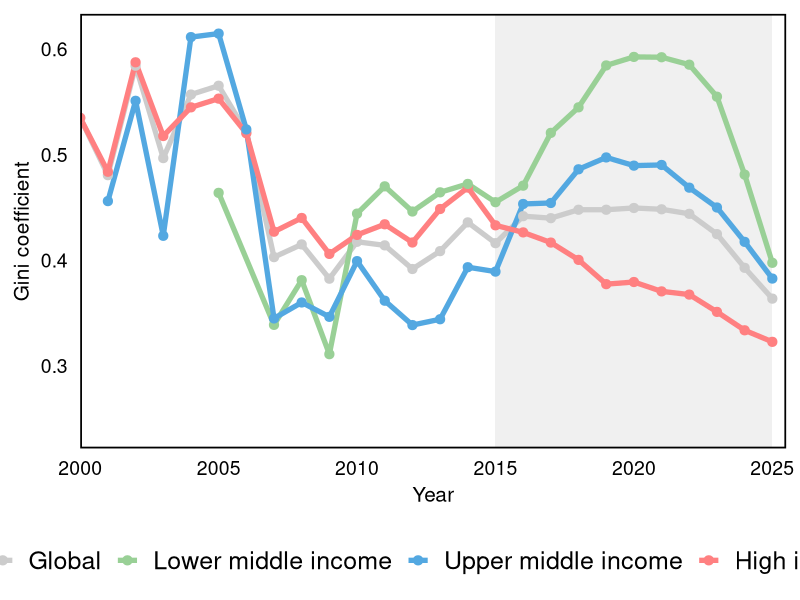
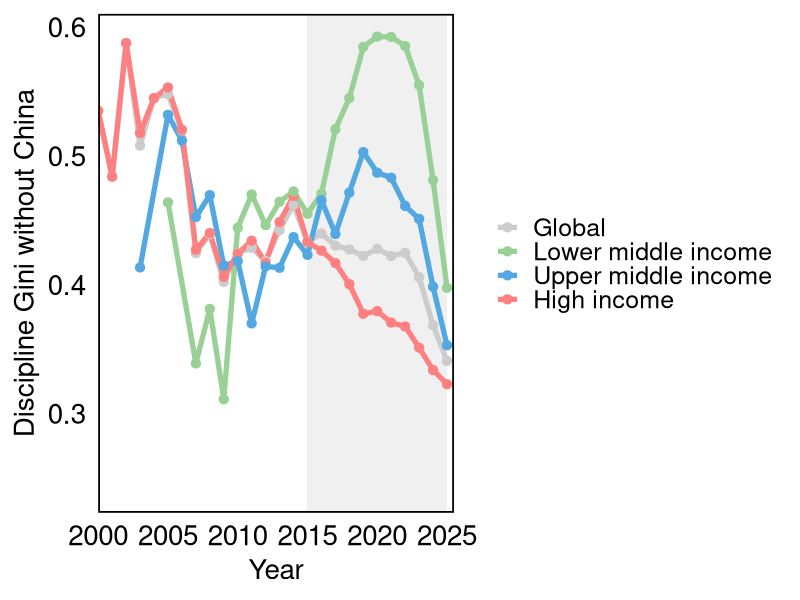
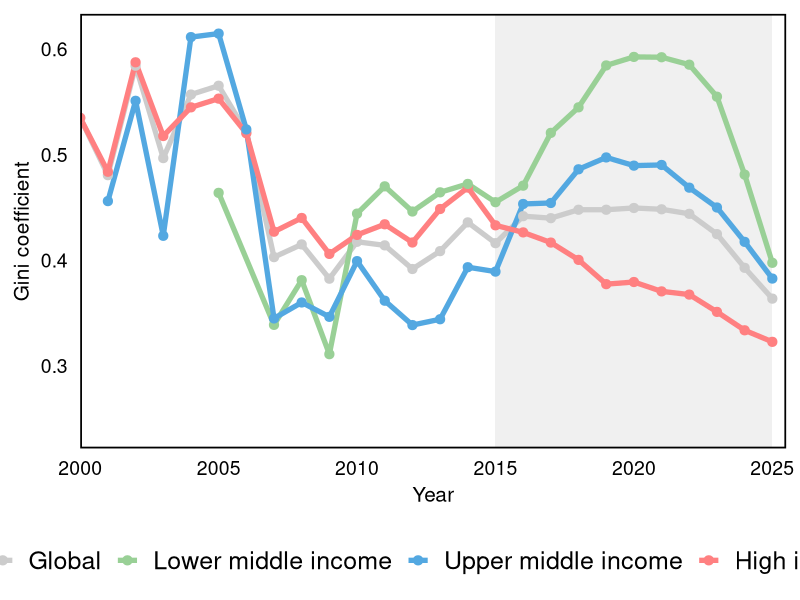
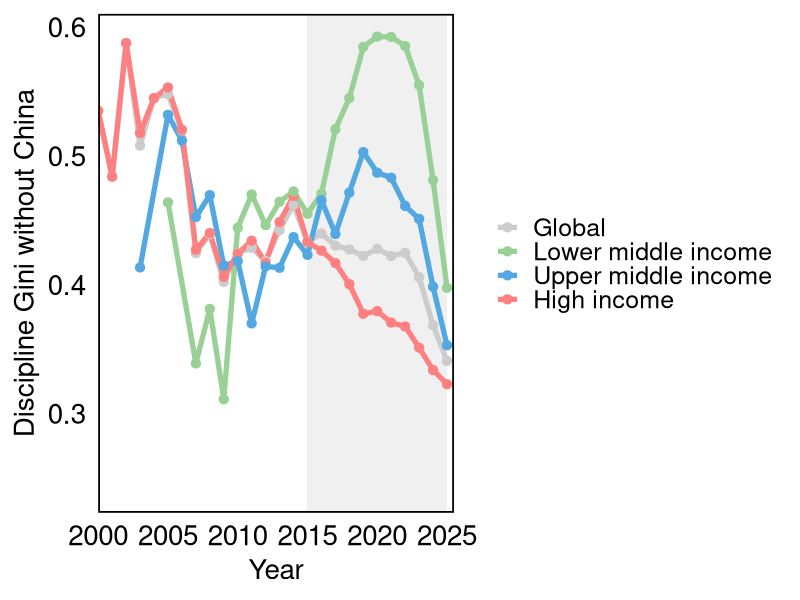

Source code (R) for these figures, in order:

#======================加入低收入的 ==========================
library(readr)
library(dplyr)
library(ggplot2)

#========================
# 1 读入数据
#========================
pub_df <- read_csv("annual_all_natural_country_publication_counts.csv", show_col_types = FALSE)
gini_df <- read_csv("country_year_six_fields_gini_with_income_group.csv", show_col_types = FALSE)

#========================
# 2 整理数据
#========================
pub_df <- pub_df %>%
  mutate(
    Country = trimws(Country),
    Year = as.integer(Year),
    Count = as.numeric(Count)
  )

gini_df <- gini_df %>%
  mutate(
    Country = trimws(Country),
    Year = as.integer(Year),
    gini_pub = as.numeric(gini_pub),
    `Income group` = trimws(`Income group`)
  )

#========================
# 3 合并 Gini 和发文量
#========================
df_weight <- gini_df %>%
  inner_join(pub_df, by = c("Country", "Year")) %>%
  filter(
    !is.na(gini_pub),
    !is.na(Count),
    Count > 0
  )

# 可选：先检查一下收入组名字是否真的是 Low income
unique(df_weight$`Income group`)

#========================
# 4 Global 加权 Gini
#========================
g_global_w <- df_weight %>%
  group_by(Year) %>%
  summarise(
    weighted_gini = sum(gini_pub * Count, na.rm = TRUE) / sum(Count, na.rm = TRUE),
    total_pub = sum(Count, na.rm = TRUE),
    n_country = n_distinct(Country),
    .groups = "drop"
  ) %>%
  mutate(Group = "Global")

#========================
# 5 Income group 加权 Gini
#   这里不再去掉 Low income
#========================
g_income_w <- df_weight %>%
  filter(!is.na(`Income group`)) %>%
  group_by(Year, `Income group`) %>%
  summarise(
    weighted_gini = sum(gini_pub * Count, na.rm = TRUE) / sum(Count, na.rm = TRUE),
    total_pub = sum(Count, na.rm = TRUE),
    n_country = n_distinct(Country),
    .groups = "drop"
  ) %>%
  mutate(Group = `Income group`) %>%
  select(-`Income group`)

#========================
# 6 合并
#========================
gini_summary_weighted <- bind_rows(g_global_w, g_income_w) %>%
  mutate(
    Group = factor(
      Group,
      levels = c(
        "Global",
        "Low income",
        "Lower middle income",
        "Upper middle income",
        "High income"
      )
    )
  )

#========================
# 7 作图
#========================
peak_year <- 2015

my_cols <- c(
  "Global"              = "grey80",
  "Low income"          = "#F2C14E",
  "Lower middle income" = "#99D096",
  "Upper middle income" = "#53A8E1",
  "High income"         = "#FF8081"
)

p_weighted <- ggplot(
  gini_summary_weighted,
  aes(x = Year, y = weighted_gini, color = Group)
) +
  annotate(
    "rect",
    xmin = peak_year, xmax = 2025,
    ymin = -Inf, ymax = Inf,
    fill = "grey85", alpha = 0.4
  ) +
  geom_line(linewidth = 1.8) +
  geom_point(size = 2.8) +
  scale_color_manual(values = my_cols) +
  scale_x_continuous(
    breaks = seq(2000, 2025, by = 5),
    limits = c(2000, 2025),
    expand = expansion(mult = c(0, 0.02))
  ) +
  labs(
    x = "Year",
    y = "Gini coefficient"
  ) +
  theme_minimal(base_size = 20) +
  theme(
    panel.grid.major = element_blank(),
    panel.grid.minor = element_blank(),
    panel.border = element_rect(color = "black", fill = NA, linewidth = 1.2),
    axis.title = element_text(size = 15, color = "black"),
    axis.text  = element_text(size = 14, color = "black"),
    legend.title = element_blank(),
    legend.position = "bottom",
    legend.text = element_text(size = 18)
  )

print(p_weighted)

ggsave(
  "20260826_publication_weighted_gini_with_low_income.png",
  plot = p_weighted,
  width = 8.5,
  height = 4.5,
  dpi = 600
)


#======================without China ==========================
library(readr)
library(dplyr)
library(ggplot2)

#========================
# 1 读取原始数据
#   注意：这里读取的是包含 China 的完整文件
#========================

pub_df <- read_csv(
  "annual_all_natural_country_publication_counts.csv",
  show_col_types = FALSE
)

gini_df <- read_csv(
  "country_year_six_fields_gini_with_income_group.csv",
  show_col_types = FALSE
)


#========================
# 2 整理数据
#========================

pub_df <- pub_df %>%
  mutate(
    Country = trimws(Country),
    Year = as.integer(Year),
    Count = as.numeric(Count)
  ) %>%
  filter(
    Country != "China"
  )


gini_df <- gini_df %>%
  mutate(
    Country = trimws(Country),
    Year = as.integer(Year),
    gini_pub = as.numeric(gini_pub),
    `Income group` = trimws(`Income group`)
  ) %>%
  filter(
    Country != "China"
  )


#========================
# 3 检查 China 是否真的删除
#========================

cat(
  "pub_df 中 China 行数：",
  sum(pub_df$Country == "China", na.rm = TRUE),
  "\n"
)

cat(
  "gini_df 中 China 行数：",
  sum(gini_df$Country == "China", na.rm = TRUE),
  "\n"
)


#========================
# 4 合并 Gini 和发文量
#========================

df_weight <- gini_df %>%
  inner_join(
    pub_df,
    by = c("Country", "Year")
  ) %>%
  filter(
    !is.na(gini_pub),
    !is.na(Count),
    Count > 0
  )


cat(
  "合并后 China 行数：",
  sum(df_weight$Country == "China", na.rm = TRUE),
  "\n"
)


#========================
# 5 Global 加权 Gini
#========================

g_global_w <- df_weight %>%
  group_by(Year) %>%
  summarise(
    weighted_gini =
      sum(gini_pub * Count, na.rm = TRUE) /
      sum(Count, na.rm = TRUE),
    
    total_pub =
      sum(Count, na.rm = TRUE),
    
    n_country =
      n_distinct(Country),
    
    .groups = "drop"
  ) %>%
  mutate(
    Group = "Global"
  )


#========================
# 6 Income group 加权 Gini
#========================

g_income_w <- df_weight %>%
  filter(
    !is.na(`Income group`)
  ) %>%
  group_by(
    Year,
    `Income group`
  ) %>%
  summarise(
    weighted_gini =
      sum(gini_pub * Count, na.rm = TRUE) /
      sum(Count, na.rm = TRUE),
    
    total_pub =
      sum(Count, na.rm = TRUE),
    
    n_country =
      n_distinct(Country),
    
    .groups = "drop"
  ) %>%
  mutate(
    Group = `Income group`
  ) %>%
  select(
    -`Income group`
  )


#========================
# 7 合并
#========================

gini_summary_weighted <- bind_rows(
  g_global_w,
  g_income_w
) %>%
  mutate(
    Group = factor(
      Group,
      levels = c(
        "Global",
        "Low income",
        "Lower middle income",
        "Upper middle income",
        "High income"
      )
    )
  )


#========================
# 8 保存计算结果
#========================

write_csv(
  gini_summary_weighted,
  "weighted_within_country_gini_without_China.csv"
)


#========================
# 9 作图
#========================

peak_year <- 2015

my_cols <- c(
  "Global"              = "grey80",
  "Low income"          = "#F2C14E",
  "Lower middle income" = "#99D096",
  "Upper middle income" = "#53A8E1",
  "High income"         = "#FF8081"
)


p_weighted <- ggplot(
  gini_summary_weighted,
  aes(
    x = Year,
    y = weighted_gini,
    color = Group
  )
) +
  
  annotate(
    "rect",
    xmin = peak_year,
    xmax = 2025,
    ymin = -Inf,
    ymax = Inf,
    fill = "grey85",
    alpha = 0.4
  ) +
  
  geom_line(
    linewidth = 1.8,
    na.rm = TRUE
  ) +
  
  geom_point(
    size = 2.8,
    na.rm = TRUE
  ) +
  
  scale_color_manual(
    values = my_cols
  ) +
  
  scale_x_continuous(
    breaks = seq(
      2000,
      2025,
      by = 5
    ),
    limits = c(
      2000,
      2025
    ),
    expand = expansion(
      mult = c(
        0,
        0.02
      )
    )
  ) +
  
  labs(
    x = "Year",
    y = "Discipline Gini without China"
  ) +
  
  theme_minimal(
    base_size = 20
  ) +
  
  theme(
    panel.grid.major = element_blank(),
    panel.grid.minor = element_blank(),
    
    panel.border = element_rect(
      color = "black",
      fill = NA,
      linewidth = 1.2
    ),
    
    axis.title = element_text(
      size = 20,
      color = "black"
    ),
    
    axis.text = element_text(
      size = 20,
      color = "black"
    ),
    
    legend.title = element_blank(),
    
    legend.position = "right",
    
    legend.text = element_text(
      size = 18
    )
  )


print(
  p_weighted
)


#========================
# 10 保存图
#========================

ggsave(
  "weighted_within_country_gini_without_China.png",
  plot = p_weighted,
  width = 10,
  height = 4.5,
  dpi = 600
)
